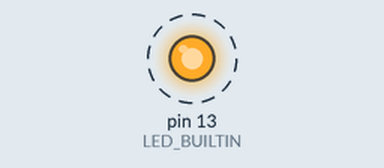
This sketch was run on a simulated Arduino Uno, built with avr-gcc and run on an emulated ATmega328P. On the bench: output pins drawn as LEDs (lit = HIGH). Dashed ring = blinking. EEPROM starts erased.

Above: at 0.14 s.
Timing chart, 0 to 3.0 s (numbered marks = the images above):
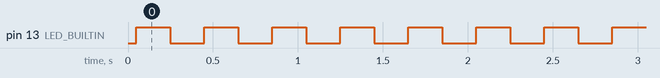

Measured:
- by itself, pin 13 (LED_BUILTIN): alternates HIGH for 0.20 s and LOW for 0.20 s

The sketch:

grabadorEEPROM.ino
```cpp
#include <EEPROM.h>
#define MAX_ESTADOS 11

void setup()
{
    int sec1 = 0, sec2 = MAX_ESTADOS+1, sec3 = (MAX_ESTADOS+1)*2;
    EEPROM.update(sec1,2);
    EEPROM.update(sec1+1,0);
    EEPROM.update(sec1+2,255);

    EEPROM.update(sec2,2);
    EEPROM.update(sec2+1,170);
    EEPROM.update(sec2+2,85);

    EEPROM.update(sec3,9);
    EEPROM.update(sec3+1,0);
    EEPROM.update(sec3+2,1);
    EEPROM.update(sec3+3,2);
    EEPROM.update(sec3+4,4);
    EEPROM.update(sec3+5,8);
    EEPROM.update(sec3+6,16);
    EEPROM.update(sec3+7,32);
    EEPROM.update(sec3+8,64);
    EEPROM.update(sec3+9,128);

    pinMode(LED_BUILTIN, OUTPUT);
}

void loop()
{
    digitalWrite(LED_BUILTIN, HIGH);
    delay(200);
    digitalWrite(LED_BUILTIN, LOW);
    delay(200);
}
```
